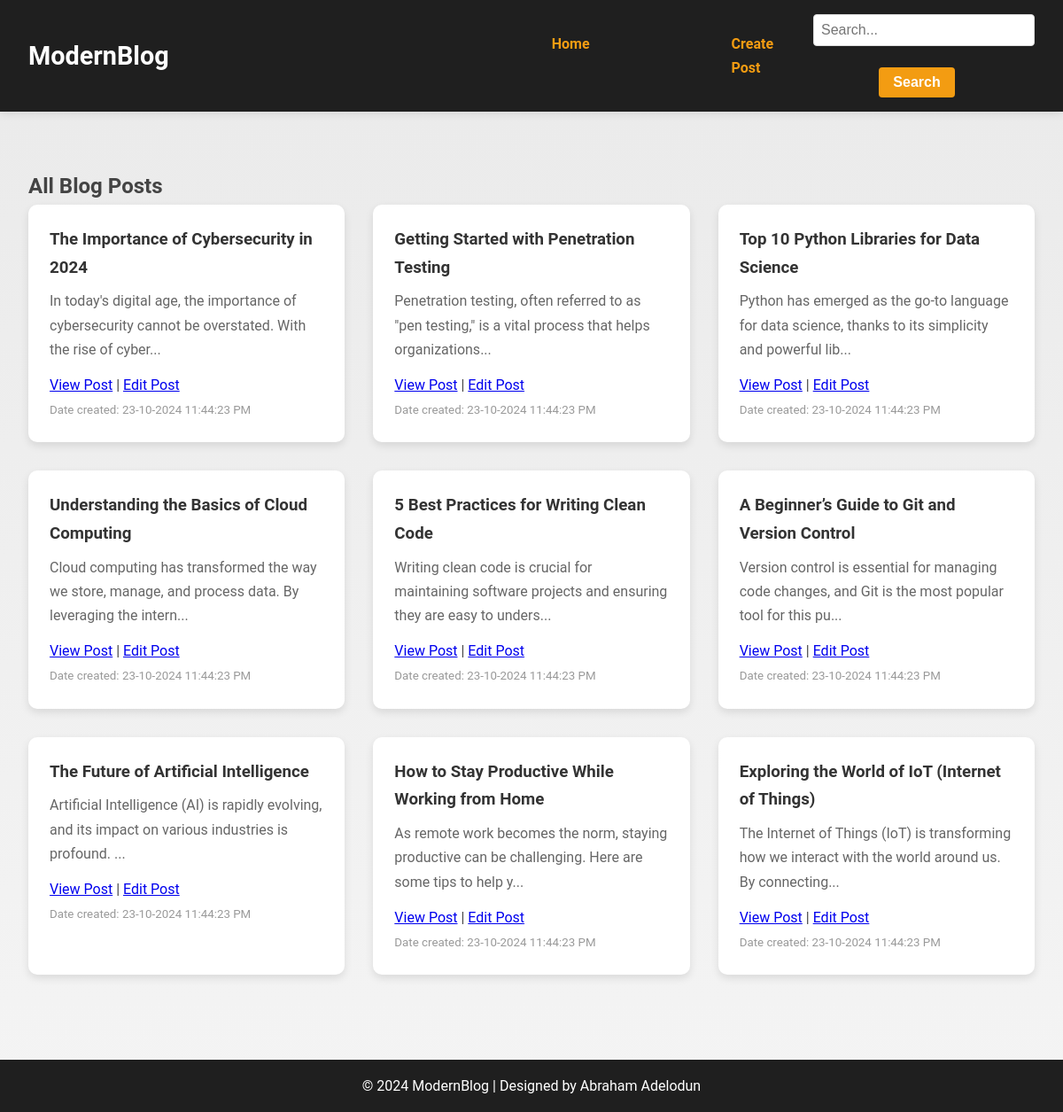
The page / on the database its author committed.
### models.py (models this page shows)
class Post(db.Model):
    __tablename__= "blog"
    id = db.Column(db.Integer, primary_key=True)
    title = db.Column(db.String(100), nullable=False)
    content = db.Column(db.Text, nullable=False)
    category = db.Column(db.String(50), nullable=False)
    tags = db.Column(db.String(100))
    created_at = db.Column(db.DateTime, default=datetime.now())
    updated_at = db.Column(db.DateTime, onupdate=datetime.now())

### app.py (the view)
@app.route('/')
def home():
    posts = Post.query.all()
    return render_template('index.html', posts=posts)

### templates/index.html (shortened to what this page needs)
<!DOCTYPE html>
<html lang="en">
<head>
    <link rel="stylesheet" href="{{ url_for('static', filename='styles.css') }}">
</head>
<body>
    <header>
        <nav>
            <div class="logo">ModernBlog</div>
            <ul class="nav-links">
                <li><a href="{{ url_for('home') }}">Home</a></li>
                <li><a href="{{ url_for('create_post') }}">Create Post</a></li>
            </ul>
            <form id="searchForm" class="search-form" action="{{ url_for('search_posts') }}" method="GET">
                <input type="text" id="searchTerm" name="term" placeholder="Search..." required>
                <button type="submit">Search</button>
            </form>
        </nav>
    </header>
    <section id="blog" class="blog-section">
        <h2>All Blog Posts</h2>
        <div id="postsContainer">
            {% for post in posts %}
            <div class="blog-post">
                <h3>{{ post.title }}</h3>
                <p>{{ post.content[:100] }}...</p>
                <a href="{{ url_for('view_post', id=post.id) }}" class="read-more">View Post</a> |
                <a href="{{ url_for('edit_post_form', id=post.id) }}" class="read-more">Edit Post</a>
                <br>
                <small>Date created: {{ post.created_at.strftime("%d-%m-%Y %I:%M:%S %p") }}</small>
            </div>
            {% endfor %}
        </div>
    </section>
    <footer>
        <p>&copy; 2024 ModernBlog | Designed by Abraham Adelodun</p>
    </footer>
</body>
</html>

### static/styles.css (style rules this page uses)
* { margin: 0; padding: 0; box-sizing: border-box; }
body { background: linear-gradient(to bottom, #eaeaea, #f4f4f4); font-family: 'Roboto', sans-serif; color: #444; line-height: 1.7; overflow-x: hidden; }
header { background-color: #1f1f1f; color: #fff; padding: 1rem 2rem; box-shadow: 0 2px 10px rgba(0, 0, 0, 0.1); }
nav { display: flex; justify-content: space-between; align-items: center; }
.logo { font-size: 1.8rem; font-weight: 700; margin-right: 2rem; }
.nav-links { list-style: none; display: flex; gap: 10rem; padding-left: 25rem; }
.nav-links li a { color: #f39c12; text-decoration: none; font-weight: 600; position: relative; }
.nav-links li a::after { content: ''; display: block; width: 100%; height: 3px; background: #f39c12; position: absolute; bottom: -5px; left: 0; transform: scaleX(0); transition: transform 0.3s ease; }
section { padding: 4rem 2rem; max-width: 1200px; margin: 0 auto; }
form { display: flex; flex-direction: column; gap: 1.5rem; }
form input[type="text"], form textarea, form input[type="number"] { padding: 1rem; font-size: 1rem; border: 1px solid #ccc; border-radius: 5px; width: 100%; transition: border-color 0.3s ease; }
form button { padding: 1rem; background-color: #f39c12; color: white; font-size: 1rem; font-weight: bold; border: none; border-radius: 5px; cursor: pointer; transition: background-color 0.3s ease, transform 0.2s ease; }
#postsContainer { display: grid; grid-template-columns: repeat(auto-fill, minmax(300px, 1fr)); gap: 2rem; }
.blog-post { background-color: #fff; padding: 1.5rem; border-radius: 10px; box-shadow: 0 4px 10px rgba(0, 0, 0, 0.1); transition: box-shadow 0.3s ease, transform 0.2s ease; }
.blog-post h3 { margin-bottom: 0.5rem; color: #333; }
.blog-post p { color: #666; margin-bottom: 0.8rem; }
.blog-post small { color: #999; }
footer { text-align: center; padding: 1rem; background-color: #1f1f1f; color: white; margin-top: 2rem; position: relative; }
.search-form { display: flex; align-items: center; margin-left: auto; }
.search-form input[type="text"] { padding: 0.5rem; border: 1px solid #ddd; border-radius: 4px; margin-left: 1rem; width: 250px; }
.search-form button { padding: 0.5rem 1rem; background-color: #f39c12; color: white; border: none; border-radius: 4px; cursor: pointer; transition: background-color 0.3s ease; }

### rows shown on the page
Post: title "The Importance of Cybersecurity in 2024", content "In today's digital age, the importance of cybersecurity cannot be overstated. With the rise of cyber", created_at "23-10-2024 11:44:23 PM"
Post: title "Getting Started with Penetration Testing", content "Penetration testing, often referred to as \"pen testing,\" is a vital process that helps organizations", created_at "23-10-2024 11:44:23 PM"
Post: title "Top 10 Python Libraries for Data Science", content "Python has emerged as the go-to language for data science, thanks to its simplicity and powerful lib", created_at "23-10-2024 11:44:23 PM"
Post: title "Understanding the Basics of Cloud Computing", content "Cloud computing has transformed the way we store, manage, and process data. By leveraging the intern", created_at "23-10-2024 11:44:23 PM"
Post: title "5 Best Practices for Writing Clean Code", content "Writing clean code is crucial for maintaining software projects and ensuring they are easy to unders", created_at "23-10-2024 11:44:23 PM"
Post: title "A Beginner’s Guide to Git and Version Control", content "Version control is essential for managing code changes, and Git is the most popular tool for this pu", created_at "23-10-2024 11:44:23 PM"
Post: title "The Future of Artificial Intelligence", content "Artificial Intelligence (AI) is rapidly evolving, and its impact on various industries is profound.", created_at "23-10-2024 11:44:23 PM"
Post: title "How to Stay Productive While Working from Home", content "As remote work becomes the norm, staying productive can be challenging. Here are some tips to help y", created_at "23-10-2024 11:44:23 PM"
Post: title "Exploring the World of IoT (Internet of Things)", content "The Internet of Things (IoT) is transforming how we interact with the world around us. By connecting", created_at "23-10-2024 11:44:23 PM"
